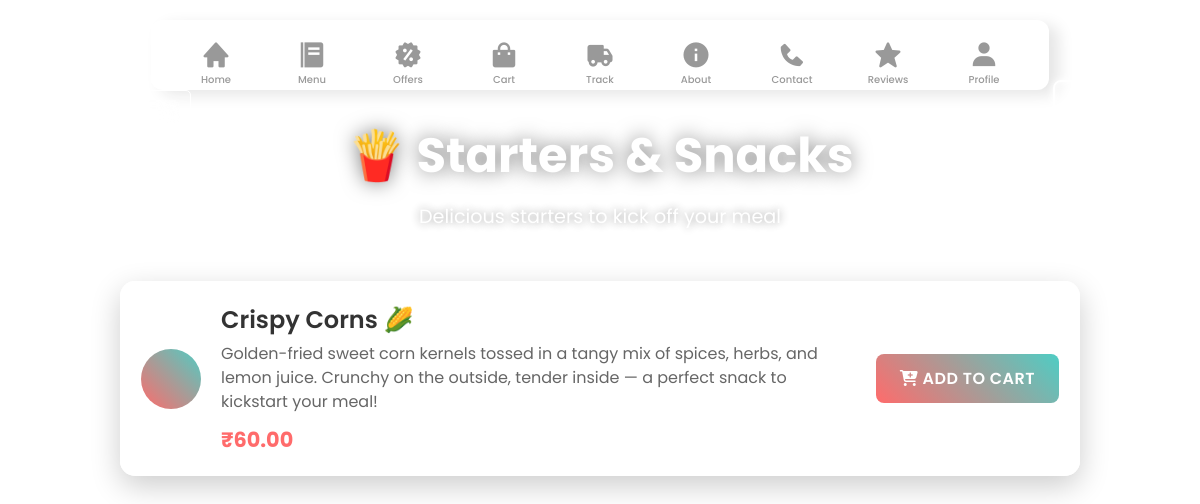
Screenshot of /starters/ (signed in) with the database file from the repository.
### cloud_kitchen/models.py (models this page shows, shortened)
class FoodItem(models.Model):
    category = models.ForeignKey(Category, on_delete=models.CASCADE, related_name='food_items')
    name = models.CharField(max_length=100)
    description = models.TextField()
    price = models.DecimalField(max_digits=8, decimal_places=2)
    icon_class = models.CharField(max_length=50, help_text="FontAwesome icon class (e.g., 'fas fa-hamburger')")
    is_available = models.BooleanField(default=True)
    created_at = models.DateTimeField(auto_now_add=True)
    updated_at = models.DateTimeField(auto_now=True)
    class Meta:
        ordering = ['created_at']

### cloud_kitchen/views.py (the view)
# urls.py: path('starters/', views.starters_view, name='starters'),
def starters_view(request):
    username = request.session.get('username')
    if not username:
        return redirect('login')
    try:
        category = Category.objects.get(slug='starters')
        food_items = FoodItem.objects.filter(category=category, is_available=True)
    except Category.DoesNotExist:
        food_items = []
    return render(request, 'starters.html', {
        'username': username,
        'food_items': food_items
    })

### cloud_kitchen/templates/starters.html (shortened to what this page needs)
{% load static %}
<!DOCTYPE html>
<html lang="en">
<head>
    <link rel="stylesheet" href="{% static 'menu.css' %}">
    <link href='https://unpkg.com/boxicons@2.1.1/css/boxicons.min.css' rel='stylesheet'>
</head>
<body>
    <nav class="nav">
        <ul class="nav-content">
            <li class="nav-list">
                <a href="{% url 'home' %}" class="link-item">
                    <i class='bx bxs-home link-icon'></i>
                    <span class="link-text">Home</span>
                </a>
            </li>
            <li class="nav-list">
                <a href="{% url 'menu' %}" class="link-item">
                    <i class='bx bxs-food-menu link-icon'></i>
                    <span class="link-text">Menu</span>
                </a>
            </li>
            <li class="nav-list">
                <a href="{% url 'offers' %}" class="link-item">
                    <i class='bx bxs-offer link-icon'></i>
                    <span class="link-text">Offers</span>
                </a>
            </li>
            <li class="nav-list">
                <a href="{% url 'cart' %}" class="link-item">
                    <i class='bx bxs-shopping-bag link-icon'></i>
                    <span class="link-text">Cart</span>
                </a>
            </li>
            <li class="nav-list">
                <a href="{% url 'track' %}" class="link-item">
                    <i class='bx bxs-truck link-icon'></i>
                    <span class="link-text">Track</span>
                </a>
            </li>
            <li class="nav-list">
              <a href="{% url 'about' %}" class="link-item">
                <i class='bx bxs-info-circle link-icon'></i>
                <span class="link-text">About</span>
              </a>
            </li>
            <li class="nav-list">
              <a href="{% url 'contact' %}" class="link-item">
                <i class='bx bxs-phone link-icon'></i>
                <span class="link-text">Contact</span>
              </a>
            </li>
            <li class="nav-list">
                <a href="{% url 'reviews' %}" class="link-item">
                    <i class='bx bxs-star link-icon'></i>
                    <span class="link-text">Reviews</span>
                </a>
            </li>
            <li class="nav-list">
                <a href="{% url 'profile' %}" class="link-item">
                    <i class='bx bxs-user link-icon'></i>
                    <span class="link-text">Profile</span>
                </a>
            </li>
        </ul>
    </nav>
    <div class="logout-container">
        <a href="{% url 'login' %}" class="logout-btn">Logout</a>
    </div>
    <div class="back-container">
        <a href="{% url 'menu' %}" class="back-btn">← Back to Menu</a>
    </div>
    <div class="page-title">
        <h1>🍟 Starters & Snacks</h1>
        <p>Delicious starters to kick off your meal</p>
    </div>
    <div class="items-container">
        {% for item in food_items %}
        <div class="item-card">
            <div class="item-content">
                <div class="item-icon">
                </div>
                <div class="item-details">
                    <h3>{{ item.name }}</h3>
                    <p>{{ item.description }}</p>
                    <span class="price">₹{{ item.price }}</span>
                </div>
                <button class="add-btn" onclick="addToCart({{ item.id }}, '{{ item.name|escapejs }}')">
                    <i class="fas fa-cart-plus"></i> ADD TO CART
                </button>
            </div>
        </div>
        {% endfor %}
    </div>
</body>
</html>

### cloud_kitchen/static/menu.css (style rules this page uses)
* { margin: 0; padding: 0; box-sizing: border-box; font-family: 'Poppins', sans-serif; }
.nav { position: fixed; top: 20px; left: 50%; transform: translateX(-50%); border-radius: 12px; background: rgba(255, 255, 255, 0.1); backdrop-filter: blur(10px); padding: 0 25px; box-shadow: 10px 5px 15px rgba(0, 0, 0, 0.1); z-index: 1000; }
.nav-content { display: flex; height: 70px; align-items: center; list-style: none; position: relative; gap: 1em; }
.link-item { display: flex; justify-content: center; align-items: center; flex-direction: column; height: 60px; width: 80px; text-decoration: none; transition: all 0.5s cubic-bezier(0.68, -0.55, 0.265, 1.55); }
.link-icon { font-size: 30px; color: #999; transition: all 0.5s cubic-bezier(0.68, -0.55, 0.265, 1.55); }
.link-text { position: absolute; font-size: 10px; font-weight: 500; color: #999; transform: translateY(25px); transition: color 0.5s cubic-bezier(0.68, -0.55, 0.265, 1.55); }
.logout-container { position: fixed; top: 80px; right: 20px; z-index: 1000; }
.logout-btn { position: relative; color: #fff; cursor: pointer; padding: 0.35em 1em; border: 0.15em solid #fff; border-radius: 0.45em; background: none; perspective: 2em; font-family: "Montserrat", sans-serif; font-size: 18px; font-weight: 500; text-transform: uppercase; letter-spacing: 0.1em; box-shadow: inset 0px 0px 0.5em 0px #fff, 0px 0px 0.5em 0px #fff; animation: border-flicker 2s linear infinite; text-decoration: none; display: inline-block; }
.logout-btn::before { content: ""; position: absolute; top: 0; bottom: 0; left: 0; right: 0; opacity: 0.7; filter: blur(1em); transform: translateY(120%) rotateX(95deg) scale(1, 0.35); background: #fff; pointer-events: none; }
.logout-btn::after { content: ""; position: absolute; top: 0; left: 0; right: 0; bottom: 0; opacity: 0; z-index: -1; background-color: #fff; box-shadow: 0 0 2em 0.2em #fff; transition: opacity 100ms linear; }
.container .card .face.face2 .content p, a { font-size: 12px; margin: 0; padding: 0; color: #333; text-align: center; line-height: 1.6; }
.back-container { position: fixed; top: 100px; left: 20px; z-index: 1000; }
.back-btn { color: #fff; text-decoration: none; padding: 10px 20px; border: 1px solid #fff; border-radius: 5px; background: rgba(255, 255, 255, 0.1); backdrop-filter: blur(10px); font-family: "Poppins", sans-serif; font-size: 16px; font-weight: 500; transition: all 0.3s ease; }
.page-title { text-align: center; margin-top: 120px; margin-bottom: 50px; color: #fff; }
.page-title h1 { font-size: 3em; font-weight: 700; text-shadow: 0 0 20px rgba(0, 0, 0, 0.5); margin-bottom: 10px; }
.page-title p { font-size: 1.2em; opacity: 0.9; text-shadow: 0 0 10px rgba(0, 0, 0, 0.5); }
.items-container { max-width: 1000px; margin: 0 auto; padding: 0 20px; }
.item-card { background: rgba(255, 255, 255, 0.95); backdrop-filter: blur(20px); border-radius: 15px; margin-bottom: 20px; padding: 20px; box-shadow: 0 10px 30px rgba(0, 0, 0, 0.2); border: 1px solid rgba(255, 255, 255, 0.3); transition: all 0.3s ease; }
.item-content { display: flex; align-items: center; gap: 20px; }
.item-icon { width: 60px; height: 60px; background: linear-gradient(45deg, #ff6b6b, #4ecdc4); border-radius: 50%; display: flex; align-items: center; justify-content: center; color: #fff; font-size: 24px; flex-shrink: 0; }
.item-details { flex: 1; }
.item-details h3 { font-size: 1.5em; color: #333; margin-bottom: 5px; font-weight: 600; }
.item-details p { color: #666; margin-bottom: 10px; line-height: 1.5; }
.price { font-size: 1.3em; font-weight: 700; color: #ff6b6b; }
.add-btn { background: linear-gradient(45deg, #ff6b6b, #4ecdc4); color: #fff; border: none; padding: 12px 24px; border-radius: 8px; font-size: 16px; font-weight: 600; cursor: pointer; transition: all 0.3s ease; text-transform: uppercase; letter-spacing: 0.5px; }

### rows the page displays
FoodItem: name "Crispy Corns 🌽", description "Golden-fried sweet corn kernels tossed in a tangy mix of spices, herbs, and lemon juice. Crunchy on the outside, tender inside — a perfect snack to kickstart your meal!", price "60.00"
